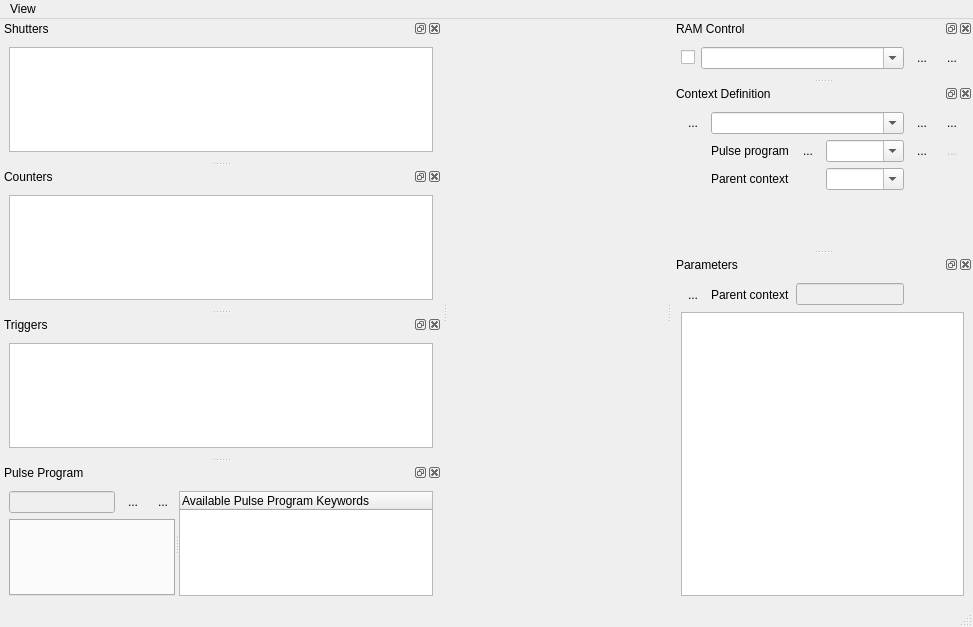
<?xml version="1.0" encoding="UTF-8"?>
<ui version="4.0">
 <class>MainWindow</class>
 <widget class="QMainWindow" name="MainWindow">
  <property name="geometry">
   <rect>
    <x>0</x>
    <y>0</y>
    <width>973</width>
    <height>627</height>
   </rect>
  </property>
  <property name="minimumSize">
   <size>
    <width>80</width>
    <height>50</height>
   </size>
  </property>
  <property name="windowTitle">
   <string>MainWindow</string>
  </property>
  <property name="dockNestingEnabled">
   <bool>true</bool>
  </property>
  <widget class="QWidget" name="centralwidget"/>
  <widget class="QMenuBar" name="menubar">
   <property name="geometry">
    <rect>
     <x>0</x>
     <y>0</y>
     <width>973</width>
     <height>21</height>
    </rect>
   </property>
   <widget class="QMenu" name="menuView">
    <property name="title">
     <string>View</string>
    </property>
   </widget>
   <addaction name="menuView"/>
  </widget>
  <widget class="QStatusBar" name="statusbar"/>
  <widget class="QDockWidget" name="ramDock">
   <property name="features">
    <set>QDockWidget::AllDockWidgetFeatures</set>
   </property>
   <property name="windowTitle">
    <string>RAM Control</string>
   </property>
   <attribute name="dockWidgetArea">
    <number>2</number>
   </attribute>
   <widget class="QWidget" name="ramDockContents">
    <property name="sizePolicy">
     <sizepolicy hsizetype="Preferred" vsizetype="Fixed">
      <horstretch>0</horstretch>
      <verstretch>0</verstretch>
     </sizepolicy>
    </property>
    <layout class="QHBoxLayout" name="horizontalLayout_3">
     <item>
      <widget class="QCheckBox" name="writeRamCheckbox">
       <property name="toolTip">
        <string>Write file contents to RAM (overrides Gate Sequence GUI)</string>
       </property>
       <property name="text">
        <string/>
       </property>
      </widget>
     </item>
     <item>
      <widget class="QComboBox" name="ramFilenameComboBox">
       <property name="sizePolicy">
        <sizepolicy hsizetype="Expanding" vsizetype="Fixed">
         <horstretch>0</horstretch>
         <verstretch>0</verstretch>
        </sizepolicy>
       </property>
       <property name="editable">
        <bool>true</bool>
       </property>
       <property name="maxVisibleItems">
        <number>100</number>
       </property>
      </widget>
     </item>
     <item>
      <widget class="QToolButton" name="loadButtonRam">
       <property name="toolTip">
        <string>open RAM file</string>
       </property>
       <property name="text">
        <string>...</string>
       </property>
       <property name="icon">
        <iconset resource="Experiment.qrc">
         <normaloff>:/openicon/icons/document-open-5.png</normaloff>:/openicon/icons/document-open-5.png</iconset>
       </property>
       <property name="autoRaise">
        <bool>true</bool>
       </property>
      </widget>
     </item>
     <item>
      <widget class="QToolButton" name="removeCurrentRamFile">
       <property name="toolTip">
        <string>remove Current entry from Combo Box</string>
       </property>
       <property name="text">
        <string>...</string>
       </property>
       <property name="icon">
        <iconset resource="Experiment.qrc">
         <normaloff>:/openicon/icons/edit-clear-locationbar-rtl.png</normaloff>:/openicon/icons/edit-clear-locationbar-rtl.png</iconset>
       </property>
       <property name="autoRaise">
        <bool>true</bool>
       </property>
      </widget>
     </item>
    </layout>
   </widget>
  </widget>
  <widget class="QDockWidget" name="shutterDock">
   <property name="windowTitle">
    <string>Shutters</string>
   </property>
   <attribute name="dockWidgetArea">
    <number>1</number>
   </attribute>
   <widget class="QWidget" name="dockWidgetContents">
    <layout class="QVBoxLayout" name="verticalLayout">
     <item>
      <widget class="BinaryTableView" name="shutterTableView"/>
     </item>
    </layout>
   </widget>
  </widget>
  <widget class="QDockWidget" name="counterDock">
   <property name="windowTitle">
    <string>Counters</string>
   </property>
   <attribute name="dockWidgetArea">
    <number>1</number>
   </attribute>
   <widget class="QWidget" name="dockWidgetContents_4">
    <layout class="QVBoxLayout" name="verticalLayout_3">
     <item>
      <widget class="BinaryTableView" name="counterTableView"/>
     </item>
    </layout>
   </widget>
  </widget>
  <widget class="QDockWidget" name="triggerDock">
   <property name="windowTitle">
    <string>Triggers</string>
   </property>
   <attribute name="dockWidgetArea">
    <number>1</number>
   </attribute>
   <widget class="QWidget" name="dockWidgetContents_3">
    <layout class="QVBoxLayout" name="verticalLayout_2">
     <item>
      <widget class="BinaryTableView" name="triggerTableView"/>
     </item>
    </layout>
   </widget>
  </widget>
  <widget class="QDockWidget" name="pulseProgramDock">
   <property name="windowTitle">
    <string>Pulse Program</string>
   </property>
   <attribute name="dockWidgetArea">
    <number>1</number>
   </attribute>
   <widget class="QWidget" name="pulseProgramDockContents">
    <layout class="QHBoxLayout" name="horizontalLayout_5">
     <item>
      <widget class="QSplitter" name="docSplitter">
       <property name="orientation">
        <enum>Qt::Horizontal</enum>
       </property>
       <widget class="QWidget" name="verticalLayoutWidget">
        <layout class="QVBoxLayout" name="verticalLayout_4">
         <item>
          <layout class="QHBoxLayout" name="horizontalLayout_2">
           <item>
            <widget class="QLineEdit" name="pulseProgramDisplayLEdit">
             <property name="enabled">
              <bool>false</bool>
             </property>
            </widget>
           </item>
           <item>
            <widget class="QToolButton" name="saveButton">
             <property name="text">
              <string>...</string>
             </property>
             <property name="icon">
              <iconset resource="Experiment.qrc">
               <normaloff>:/kde/icons/filesave.png</normaloff>:/kde/icons/filesave.png</iconset>
             </property>
             <property name="autoRaise">
              <bool>true</bool>
             </property>
            </widget>
           </item>
           <item>
            <widget class="QToolButton" name="resetButton">
             <property name="text">
              <string>...</string>
             </property>
             <property name="icon">
              <iconset resource="Experiment.qrc">
               <normaloff>:/openicon/icons/document-revert-5.png</normaloff>:/openicon/icons/document-revert-5.png</iconset>
             </property>
             <property name="autoRaise">
              <bool>true</bool>
             </property>
            </widget>
           </item>
          </layout>
         </item>
         <item>
          <widget class="QTabWidget" name="sourceTabs">
           <property name="sizePolicy">
            <sizepolicy hsizetype="MinimumExpanding" vsizetype="MinimumExpanding">
             <horstretch>0</horstretch>
             <verstretch>0</verstretch>
            </sizepolicy>
           </property>
           <property name="minimumSize">
            <size>
             <width>0</width>
             <height>50</height>
            </size>
           </property>
          </widget>
         </item>
        </layout>
       </widget>
       <widget class="QTreeWidget" name="docTreeWidget">
        <property name="wordWrap">
         <bool>true</bool>
        </property>
        <column>
         <property name="text">
          <string notr="true">Available Pulse Program Keywords</string>
         </property>
        </column>
       </widget>
      </widget>
     </item>
    </layout>
   </widget>
  </widget>
  <widget class="QDockWidget" name="contextDefinitionDock">
   <property name="sizePolicy">
    <sizepolicy hsizetype="MinimumExpanding" vsizetype="MinimumExpanding">
     <horstretch>0</horstretch>
     <verstretch>0</verstretch>
    </sizepolicy>
   </property>
   <property name="minimumSize">
    <size>
     <width>281</width>
     <height>122</height>
    </size>
   </property>
   <property name="floating">
    <bool>false</bool>
   </property>
   <property name="windowTitle">
    <string>Context Definition</string>
   </property>
   <attribute name="dockWidgetArea">
    <number>2</number>
   </attribute>
   <widget class="QWidget" name="dockWidgetContents_2">
    <layout class="QGridLayout" name="gridLayout">
     <item row="1" column="2">
      <widget class="QToolButton" name="removeCurrent">
       <property name="enabled">
        <bool>true</bool>
       </property>
       <property name="toolTip">
        <string>New pulse program file (.ppp)</string>
       </property>
       <property name="text">
        <string>...</string>
       </property>
       <property name="icon">
        <iconset resource="Experiment.qrc">
         <normaloff>:/openicon/icons/edit-clear-locationbar-ltr.png</normaloff>:/openicon/icons/edit-clear-locationbar-ltr.png</iconset>
       </property>
       <property name="autoRaise">
        <bool>true</bool>
       </property>
      </widget>
     </item>
     <item row="2" column="3">
      <widget class="QComboBox" name="parentComboBox">
       <property name="sizePolicy">
        <sizepolicy hsizetype="Expanding" vsizetype="Fixed">
         <horstretch>1</horstretch>
         <verstretch>0</verstretch>
        </sizepolicy>
       </property>
       <property name="editable">
        <bool>true</bool>
       </property>
       <property name="maxVisibleItems">
        <number>2147483647</number>
       </property>
      </widget>
     </item>
     <item row="1" column="5">
      <widget class="QToolButton" name="loadButton_2">
       <property name="enabled">
        <bool>false</bool>
       </property>
       <property name="toolTip">
        <string>New pulse program file (.ppp)</string>
       </property>
       <property name="text">
        <string>...</string>
       </property>
       <property name="icon">
        <iconset resource="Experiment.qrc">
         <normaloff>:/openicon/icons/edit-add.png</normaloff>:/openicon/icons/edit-add.png</iconset>
       </property>
       <property name="autoRaise">
        <bool>true</bool>
       </property>
      </widget>
     </item>
     <item row="0" column="0">
      <widget class="QToolButton" name="deleteContextButton">
       <property name="text">
        <string>...</string>
       </property>
       <property name="icon">
        <iconset resource="Experiment.qrc">
         <normaloff>:/openicon/icons/edit-clear-locationbar-ltr.png</normaloff>:/openicon/icons/edit-clear-locationbar-ltr.png</iconset>
       </property>
       <property name="autoRaise">
        <bool>true</bool>
       </property>
      </widget>
     </item>
     <item row="0" column="1" colspan="3">
      <widget class="QComboBox" name="contextComboBox">
       <property name="sizePolicy">
        <sizepolicy hsizetype="Expanding" vsizetype="Fixed">
         <horstretch>0</horstretch>
         <verstretch>0</verstretch>
        </sizepolicy>
       </property>
       <property name="editable">
        <bool>true</bool>
       </property>
       <property name="maxVisibleItems">
        <number>2147483647</number>
       </property>
      </widget>
     </item>
     <item row="0" column="4">
      <widget class="QToolButton" name="saveContextButton">
       <property name="text">
        <string>...</string>
       </property>
       <property name="icon">
        <iconset resource="Experiment.qrc">
         <normaloff>:/kde/icons/filesave.png</normaloff>:/kde/icons/filesave.png</iconset>
       </property>
       <property name="autoRaise">
        <bool>true</bool>
       </property>
      </widget>
     </item>
     <item row="0" column="5">
      <widget class="QToolButton" name="reloadContextButton">
       <property name="text">
        <string>...</string>
       </property>
       <property name="icon">
        <iconset resource="Experiment.qrc">
         <normaloff>:/openicon/icons/document-revert-5.png</normaloff>:/openicon/icons/document-revert-5.png</iconset>
       </property>
       <property name="autoRaise">
        <bool>true</bool>
       </property>
      </widget>
     </item>
     <item row="2" column="1">
      <widget class="QLabel" name="label">
       <property name="text">
        <string>Parent context</string>
       </property>
      </widget>
     </item>
     <item row="1" column="3">
      <widget class="QComboBox" name="filenameComboBox">
       <property name="sizePolicy">
        <sizepolicy hsizetype="Expanding" vsizetype="Fixed">
         <horstretch>0</horstretch>
         <verstretch>0</verstretch>
        </sizepolicy>
       </property>
       <property name="editable">
        <bool>true</bool>
       </property>
       <property name="maxVisibleItems">
        <number>100</number>
       </property>
      </widget>
     </item>
     <item row="1" column="1">
      <widget class="QLabel" name="label_2">
       <property name="text">
        <string>Pulse program</string>
       </property>
      </widget>
     </item>
     <item row="1" column="4">
      <widget class="QToolButton" name="loadButton">
       <property name="toolTip">
        <string>Select pulse program file (.ppp)</string>
       </property>
       <property name="text">
        <string>...</string>
       </property>
       <property name="icon">
        <iconset resource="Experiment.qrc">
         <normaloff>:/openicon/icons/document-open-5.png</normaloff>:/openicon/icons/document-open-5.png</iconset>
       </property>
       <property name="autoRaise">
        <bool>true</bool>
       </property>
      </widget>
     </item>
     <item row="3" column="3">
      <spacer name="verticalSpacer">
       <property name="orientation">
        <enum>Qt::Vertical</enum>
       </property>
       <property name="sizeHint" stdset="0">
        <size>
         <width>0</width>
         <height>0</height>
        </size>
       </property>
      </spacer>
     </item>
    </layout>
   </widget>
  </widget>
  <widget class="QDockWidget" name="parametersDock">
   <property name="sizePolicy">
    <sizepolicy hsizetype="Expanding" vsizetype="Expanding">
     <horstretch>0</horstretch>
     <verstretch>0</verstretch>
    </sizepolicy>
   </property>
   <property name="minimumSize">
    <size>
     <width>80</width>
     <height>254</height>
    </size>
   </property>
   <property name="windowTitle">
    <string>Parameters</string>
   </property>
   <attribute name="dockWidgetArea">
    <number>2</number>
   </attribute>
   <widget class="QWidget" name="parametersDockContents">
    <property name="minimumSize">
     <size>
      <width>80</width>
      <height>232</height>
     </size>
    </property>
    <layout class="QVBoxLayout" name="verticalLayout_7">
     <item>
      <layout class="QHBoxLayout" name="horizontalLayout_4">
       <item>
        <widget class="QToolButton" name="loadButton_3">
         <property name="toolTip">
          <string>Select pulse program file (.ppp)</string>
         </property>
         <property name="text">
          <string>...</string>
         </property>
         <property name="icon">
          <iconset resource="Experiment.qrc">
           <normaloff>:/kde/icons/view-filter.png</normaloff>:/kde/icons/view-filter.png</iconset>
         </property>
         <property name="checkable">
          <bool>true</bool>
         </property>
         <property name="autoRaise">
          <bool>true</bool>
         </property>
        </widget>
       </item>
       <item>
        <widget class="QLabel" name="label_3">
         <property name="text">
          <string>Parent context</string>
         </property>
        </widget>
       </item>
       <item>
        <widget class="QLineEdit" name="parentDisplayLEdit">
         <property name="enabled">
          <bool>false</bool>
         </property>
        </widget>
       </item>
       <item>
        <widget class="QToolButton" name="linkAllButton">
         <property name="toolTip">
          <string>Link all to parent</string>
         </property>
         <property name="icon">
          <iconset resource="Experiment.qrc">
           <normaloff>:/openicon/icons/go-up-7.png</normaloff>:/openicon/icons/go-up-7.png</iconset>
         </property>
         <property name="autoRaise">
          <bool>true</bool>
         </property>
        </widget>
       </item>
       <item>
        <widget class="QToolButton" name="unlinkAllButton">
         <property name="toolTip">
          <string>Unlink all from parent</string>
         </property>
         <property name="icon">
          <iconset resource="Experiment.qrc">
           <normaloff>:/openicon/icons/go-down-7.png</normaloff>:/openicon/icons/go-down-7.png</iconset>
         </property>
         <property name="autoRaise">
          <bool>true</bool>
         </property>
        </widget>
       </item>
      </layout>
     </item>
     <item>
      <widget class="QTableView" name="variableView">
       <attribute name="verticalHeaderDefaultSectionSize">
        <number>19</number>
       </attribute>
      </widget>
     </item>
    </layout>
   </widget>
  </widget>
  <action name="actionOpen">
   <property name="icon">
    <iconset resource="Experiment.qrc">
     <normaloff>:/kde/icons/document-open-5.png</normaloff>:/kde/icons/document-open-5.png</iconset>
   </property>
   <property name="text">
    <string>Open</string>
   </property>
   <property name="toolTip">
    <string>Open</string>
   </property>
   <property name="shortcut">
    <string>Ctrl+O</string>
   </property>
  </action>
  <action name="actionSave">
   <property name="icon">
    <iconset resource="Experiment.qrc">
     <normaloff>:/kde/icons/filesave.png</normaloff>:/kde/icons/filesave.png</iconset>
   </property>
   <property name="text">
    <string>Save</string>
   </property>
   <property name="toolTip">
    <string>Save</string>
   </property>
   <property name="shortcut">
    <string>Ctrl+S</string>
   </property>
  </action>
  <action name="actionReset">
   <property name="icon">
    <iconset resource="Experiment.qrc">
     <normaloff>:/openicon/icons/document-revert-5.png</normaloff>:/openicon/icons/document-revert-5.png</iconset>
   </property>
   <property name="text">
    <string>Reset</string>
   </property>
   <property name="toolTip">
    <string>Reset values to file</string>
   </property>
   <property name="shortcut">
    <string>F5</string>
   </property>
  </action>
 </widget>
 <customwidgets>
  <customwidget>
   <class>BinaryTableView</class>
   <extends>QTableView</extends>
   <header>pulseProgram.BinaryTableModel</header>
  </customwidget>
 </customwidgets>
 <resources>
  <include location="Experiment.qrc"/>
 </resources>
 <connections/>
</ui>
